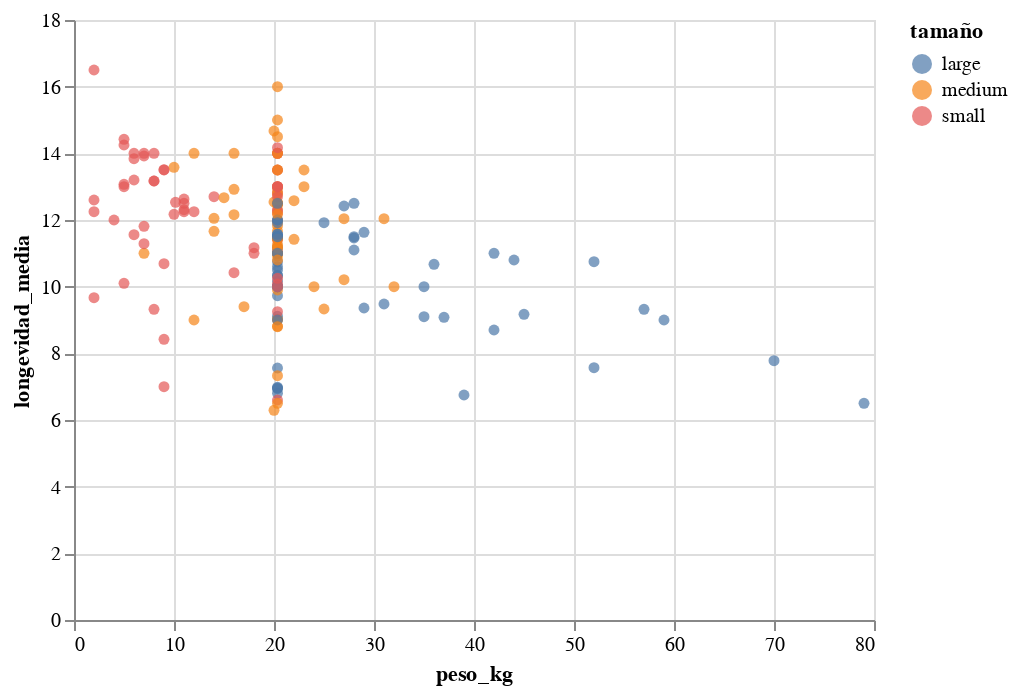

The notebook cell this image was saved under:
### Markdown cell above
### correlacion entre longevidad y peso

### Code cell
alt.Chart(dogs_data).mark_circle().encode(
    x='peso_kg:Q',
    y='longevidad_media:Q',
    color='tamaño'
)

### Figure 1 — Vega-Lite specification as saved in the notebook (floating-point values rounded to 4 significant figures; data arrays with more than 128 entries replaced by an {"elided": "..."} marker saying what was removed)
{"config": {"view": {"continuousWidth": 400, "continuousHeight": 300}}, "data": {"name": "data-a76be6d35b95f7521759bdfc32f4a30a"}, "mark": "circle", "encoding": {"color": {"field": "tamaño", "type": "nominal"}, "x": {"field": "peso_kg", "type": "quantitative"}, "y": {"field": "longevidad_media", "type": "quantitative"}}, "$schema": "https://vega.github.io/schema/vega-lite/v4.17.0.json", "datasets": {"data-a76be6d35b95f7521759bdfc32f4a30a": {"elided": "172 records"}}}
